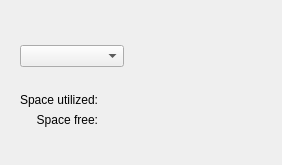
      <widget class="QWidget" name="tab_disk_usage">
       <attribute name="title">
        <string>Disk Usage</string>
       </attribute>
       <layout class="QVBoxLayout" name="verticalLayout_7">
        <property name="leftMargin">
         <number>0</number>
        </property>
        <property name="topMargin">
         <number>25</number>
        </property>
        <property name="rightMargin">
         <number>0</number>
        </property>
        <property name="bottomMargin">
         <number>0</number>
        </property>
        <item>
         <layout class="QHBoxLayout" name="horizontalLayout_7">
          <property name="spacing">
           <number>6</number>
          </property>
          <property name="leftMargin">
           <number>20</number>
          </property>
          <property name="rightMargin">
           <number>20</number>
          </property>
          <property name="bottomMargin">
           <number>20</number>
          </property>
          <item>
           <spacer name="horizontalSpacer">
            <property name="orientation">
             <enum>Qt::Horizontal</enum>
            </property>
            <property name="sizeType">
             <enum>QSizePolicy::MinimumExpanding</enum>
            </property>
            <property name="sizeHint" stdset="0">
             <size>
              <width>0</width>
              <height>20</height>
             </size>
            </property>
           </spacer>
          </item>
          <item>
           <layout class="QGridLayout" name="gridLayout_2">
            <property name="topMargin">
             <number>20</number>
            </property>
            <item row="2" column="3" alignment="Qt::AlignLeft">
             <widget class="ColorButton" name="color_button_space_utilized" native="true">
              <property name="minimumSize">
               <size>
                <width>20</width>
                <height>0</height>
               </size>
              </property>
             </widget>
            </item>
            <item row="3" column="1">
             <widget class="QLabel" name="label_space_free_value">
              <property name="minimumSize">
               <size>
                <width>20</width>
                <height>0</height>
               </size>
              </property>
              <property name="text">
               <string/>
              </property>
              <property name="alignment">
               <set>Qt::AlignRight|Qt::AlignTrailing|Qt::AlignVCenter</set>
              </property>
             </widget>
            </item>
            <item row="3" column="2">
             <widget class="QLabel" name="label_space_free_value_in_bytes">
              <property name="minimumSize">
               <size>
                <width>20</width>
                <height>0</height>
               </size>
              </property>
              <property name="text">
               <string/>
              </property>
              <property name="alignment">
               <set>Qt::AlignRight|Qt::AlignTrailing|Qt::AlignVCenter</set>
              </property>
             </widget>
            </item>
            <item row="2" column="2">
             <widget class="QLabel" name="label_space_utilized_value_in_bytes">
              <property name="minimumSize">
               <size>
                <width>20</width>
                <height>0</height>
               </size>
              </property>
              <property name="text">
               <string/>
              </property>
              <property name="alignment">
               <set>Qt::AlignRight|Qt::AlignTrailing|Qt::AlignVCenter</set>
              </property>
             </widget>
            </item>
            <item row="1" column="4">
             <spacer name="horizontalSpacer_25">
              <property name="orientation">
               <enum>Qt::Horizontal</enum>
              </property>
              <property name="sizeHint" stdset="0">
               <size>
                <width>0</width>
                <height>20</height>
               </size>
              </property>
             </spacer>
            </item>
            <item row="3" column="0">
             <widget class="QLabel" name="label_space_free">
              <property name="text">
               <string>Space free:</string>
              </property>
              <property name="alignment">
               <set>Qt::AlignRight|Qt::AlignTrailing|Qt::AlignVCenter</set>
              </property>
             </widget>
            </item>
            <item row="2" column="1">
             <widget class="QLabel" name="label_space_utilized_value">
              <property name="minimumSize">
               <size>
                <width>20</width>
                <height>0</height>
               </size>
              </property>
              <property name="text">
               <string/>
              </property>
              <property name="alignment">
               <set>Qt::AlignRight|Qt::AlignTrailing|Qt::AlignVCenter</set>
              </property>
             </widget>
            </item>
            <item row="2" column="0">
             <widget class="QLabel" name="label_space_utilized">
              <property name="text">
               <string>Space utilized:</string>
              </property>
              <property name="alignment">
               <set>Qt::AlignRight|Qt::AlignTrailing|Qt::AlignVCenter</set>
              </property>
             </widget>
            </item>
            <item row="4" column="0">
             <spacer name="verticalSpacer_3">
              <property name="orientation">
               <enum>Qt::Vertical</enum>
              </property>
              <property name="sizeHint" stdset="0">
               <size>
                <width>20</width>
                <height>0</height>
               </size>
              </property>
             </spacer>
            </item>
            <item row="3" column="3" alignment="Qt::AlignLeft">
             <widget class="ColorButton" name="color_button_space_free" native="true">
              <property name="minimumSize">
               <size>
                <width>20</width>
                <height>0</height>
               </size>
              </property>
             </widget>
            </item>
            <item row="0" column="0" colspan="2">
             <widget class="QComboBox" name="combobox_devices">
              <property name="sizePolicy">
               <sizepolicy hsizetype="MinimumExpanding" vsizetype="Fixed">
                <horstretch>0</horstretch>
                <verstretch>0</verstretch>
               </sizepolicy>
              </property>
             </widget>
            </item>
           </layout>
          </item>
          <item>
           <spacer name="horizontalSpacer_12">
            <property name="orientation">
             <enum>Qt::Horizontal</enum>
            </property>
            <property name="sizeType">
             <enum>QSizePolicy::MinimumExpanding</enum>
            </property>
            <property name="sizeHint" stdset="0">
             <size>
              <width>0</width>
              <height>20</height>
             </size>
            </property>
           </spacer>
          </item>
          <item>
           <layout class="QGridLayout" name="gridLayout_10">
            <property name="leftMargin">
             <number>0</number>
            </property>
            <property name="topMargin">
             <number>20</number>
            </property>
            <item row="0" column="0">
             <widget class="ChartPie" name="chart_pie" native="true">
              <property name="minimumSize">
               <size>
                <width>80</width>
                <height>80</height>
               </size>
              </property>
              <property name="maximumSize">
               <size>
                <width>80</width>
                <height>80</height>
               </size>
              </property>
             </widget>
            </item>
            <item row="1" column="0">
             <widget class="QLabel" name="label_space_total_value">
              <property name="minimumSize">
               <size>
                <width>20</width>
                <height>0</height>
               </size>
              </property>
              <property name="text">
               <string/>
              </property>
              <property name="alignment">
               <set>Qt::AlignCenter</set>
              </property>
             </widget>
            </item>
            <item row="2" column="0">
             <spacer name="verticalSpacer_2">
              <property name="orientation">
               <enum>Qt::Vertical</enum>
              </property>
              <property name="sizeHint" stdset="0">
               <size>
                <width>20</width>
                <height>0</height>
               </size>
              </property>
             </spacer>
            </item>
           </layout>
          </item>
          <item>
           <spacer name="horizontalSpacer_13">
            <property name="orientation">
             <enum>Qt::Horizontal</enum>
            </property>
            <property name="sizeType">
             <enum>QSizePolicy::MinimumExpanding</enum>
            </property>
            <property name="sizeHint" stdset="0">
             <size>
              <width>0</width>
              <height>20</height>
             </size>
            </property>
           </spacer>
          </item>
         </layout>
        </item>
       </layout>
      </widget>
